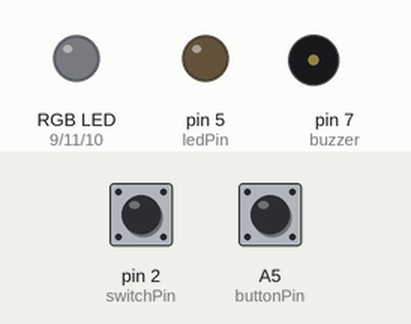
Simulated run of this sketch. Board: Arduino Uno, built with avr-gcc and run on an emulated ATmega328P. On the bench: an RGB LED mixed from three pins (HIGH = lit), output pins drawn as LEDs (lit = HIGH), buzzer (waves = sounding). The test bench sets the inputs (shaded band); at power-on: A5 (buttonPin) HIGH, pin 2 (switchPin) HIGH. What the sketch prints to the serial monitor is not drawn.

Above: at 1.2 s.
1.3 s: A5 (buttonPin) pulled LOW for 0.15 s
At 1.37 s:
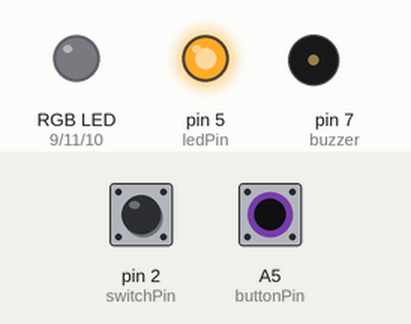
2.9 s: pin 2 (switchPin) pulled LOW for 0.15 s
At 4.3 s:
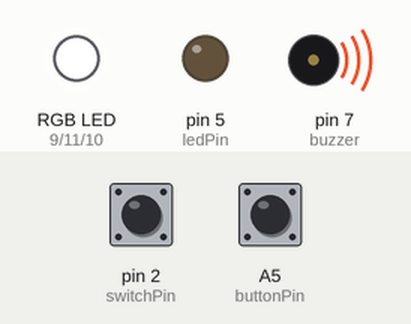
Timing chart, 0 to 5.9 s (numbered marks = the images above; inputs shaded):
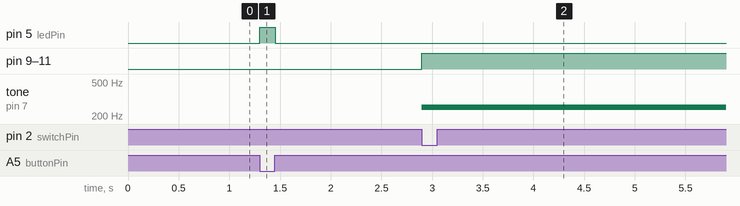

Measured:
- after the input at 1.3 s, pin 5 (ledPin): LOW → HIGH at once, → LOW 0.15 s later
- after the input at 2.9 s, pin 9 (redPin), pin 10 (bluePin), pin 11 (greenPin): LOW → HIGH at once; tone on pin 7 (buzzer): silent → 254 Hz at once

The sketch:

lilypad_Choose_Song_Color.ino
```cpp
#include "pitches_color.h"

//Deb's LilyPad board is "LilyPad Arduino"

// switch switches on/off
// button switches to the start of the next song
// idea: each song is a 2D array of notes with their color components
// [i][0] - is note at position i
// [i][1] - is duration at position i
// [i][2] - is red component at position i
// [i][3] - is green component at position i
// [i][4] - is blue component at position i

class Note {
  int pitch;    // the note's pitch to play
  int duration; // length to play note 0,2,4,8

  public:
  Note( int pitch, int duration ) {
    this->pitch = pitch;
    this->duration = duration;
  }
  int getPitch() { return pitch; }
  int getDuration() { return duration; }
};

class Song {
  int numNotes;     // the number of notes must match number of durations
  Note** notes;
  int currNote; // TODO: this should be a pointer to an int in the array

  public:
  Song(int n, int pitch[], int duration[]) {
    this->notes = new Note *[75];
    numNotes = 0;
    for (int i=0; i < n; i++ ) {
      Note* note = new Note(pitch[i],duration[i]);
      this->notes[numNotes++] = note;
    }
    this->currNote = 0;
  }

  ~Song() {
    for (int i=0; i < numNotes; i++) {
      delete notes[i];
    }
    delete [] notes;
  }
  int getNumNotes() { return numNotes; }
  Note* nextNote() {
    if (currNote >= numNotes) currNote = 0;
    return notes[currNote++];
  }
};

//button is on pinA5
int buttonPin = A5;

//the switch is on pin2
int switchPin = 2;

//the buzzer is on pin 7
int buzzer = 7;

//the led to light is on pin 5
int ledPin = 5;

// connect the tri-color pins
int redPin   =  9;  // R petal on RGB LED module connected to digital pin  9
int greenPin = 11;  // G petal on RGB LED module connected to digital pin 11
int bluePin  = 10;  // B petal on RGB LED module connected to digital pin 10

int jingle_bells_n = 64;
int jingle_bells_pitch[] = {
NOTE_FS5,NOTE_FS5,NOTE_FS5,0,
NOTE_FS5,NOTE_FS5,NOTE_FS5,0,
NOTE_FS5,NOTE_A5,NOTE_D5,NOTE_E5,
NOTE_FS5,0,0,0,

NOTE_G5,NOTE_G5,NOTE_G5,NOTE_G5,
NOTE_G5,NOTE_FS5,NOTE_FS5,NOTE_FS5,
NOTE_FS5,NOTE_E5,NOTE_E5,NOTE_E5,
NOTE_FS5,0,NOTE_A5,0,

NOTE_FS5,NOTE_FS5,NOTE_FS5,0,
NOTE_FS5,NOTE_FS5,NOTE_FS5,0,
NOTE_FS5,NOTE_A5,NOTE_D5,NOTE_E5,
NOTE_FS5,0,0,0,

NOTE_G5,NOTE_G5,NOTE_G5,NOTE_G5,
NOTE_G5,NOTE_FS5,NOTE_FS5,NOTE_FS5,
NOTE_A5,NOTE_A5,NOTE_G5,NOTE_E5,
NOTE_D5,0,0,0
};

// note durations: 4 = quarter note, 8 = eighth note, etc.:
int jingle_bells_duration[] = {
2,2,2,4,
2,2,2,4,
2,2,2,2,
2,4,4,4,

2,2,2,4,
2,2,2,4,
2,2,2,2,
2,4,4,4,

2,2,2,4,
2,2,2,4,
2,2,2,2,
2,4,4,4,

2,2,2,4,
2,2,2,4,
2,2,2,2,
2,4,4,4
};

int frozen_n = 75; // number of notes in frozen's letitgo
// we'll store all the notes for 'let it go' in a list:
int frozen_pitch[] = {
NOTE_F4, NOTE_G4, NOTE_GS4, NOTE_GS4, 0, NOTE_DS4, NOTE_DS4, NOTE_AS4, NOTE_AS4, 0, NOTE_GS4, NOTE_F4,

//Let it go -- let it go. -- Can't
NOTE_F4, NOTE_F4, NOTE_F4, NOTE_F4, NOTE_G4, NOTE_AS4, NOTE_AS4, 0, NOTE_F4, NOTE_G4, NOTE_GS4, NOTE_GS4, 0, NOTE_DS4,

NOTE_C5, NOTE_C5,
//hold it back an-y more--  Let it go -- let it go-----
NOTE_AS4, 0, NOTE_GS4, NOTE_AS4, NOTE_C5, NOTE_C5, NOTE_CS5, NOTE_C5, NOTE_AS4, NOTE_GS4, NOTE_AS4,

NOTE_GS4, 0,
//-- Turn a-way- and slam - the - door
NOTE_DS5, NOTE_C5, NOTE_C5, NOTE_C5, NOTE_AS4, 0, NOTE_GS4, NOTE_GS4, NOTE_DS5, NOTE_DS5, 0, NOTE_C5, NOTE_C5,

NOTE_GS4,
//I - don't care - What they're going to - say --
0, 0, NOTE_GS4, NOTE_GS4, NOTE_G4, 0, NOTE_DS4, NOTE_DS4, NOTE_DS4, 0, NOTE_CS4,
//-- let the storm rage on -- The
NOTE_CS4, NOTE_CS4, NOTE_C4, NOTE_CS4, NOTE_C4, NOTE_CS4, NOTE_CS4, NOTE_C4, NOTE_GS3,
//cold never bothered me anyway.
};

// note durations: 4 = quarter note, 8 = eighth note, etc.:
int frozen_duration[] = {
8, 8, 8, 2, 8, 8, 8, 8, 2, 4, 8, 8,
8, 8, 4, 8, 4, 8, 2, 8, 8, 8, 8, 2, 8, 8, 8, 8,
2, 8, 8, 8, 4, 4, 4, 8, 8, 8, 8, 4, 2, 2,
4, 8, 8, 4, 2, 4, 4, 4, 4, 8, 8, 4, 2,
4, 4, 8, 8, 4, 8, 8, 4, 1, 8, 8,
4, 8, 8, 8, 8, 8, 8, 8, 4};

int numSongs = 2;  // the number of songs to choose from
int songIndex = 0; // play the first song first
Song** song = new Song*[numSongs];       // array of songs { frozen, hotcrossbuns};
//TODO: check the actual size of this array
// 2x75x5x(2 bytes) = 150*5*2= 750*2= 1500k (must be well under 2k=may not have enough room for 1500k here)

int buttonValue = HIGH;  // unpressed, LOW is pressed

void setup() {
  Serial.begin(9600);

  // Tri-color
  pinMode(redPin, OUTPUT);    // sets the redPin to be an output
  pinMode(greenPin, OUTPUT);  // sets the greenPin to be an output
  pinMode(bluePin, OUTPUT);   // sets the bluePin to be an input

  //Button turns on LED5
  pinMode(ledPin, OUTPUT);       // sets the led to be an output
  pinMode(buttonPin, INPUT);     // set the button as an input
  digitalWrite(buttonPin, HIGH); // enable the pull-up resistor

  //Switch
  pinMode(switchPin, INPUT);     // set the button as an input
  digitalWrite(switchPin, HIGH); // enable the pull-up resistor

  //Buzzer
  pinMode(buzzer, OUTPUT);    // set the buzzer pins as outputs

  //Song list
  song[0] = new Song( jingle_bells_n, jingle_bells_pitch, jingle_bells_duration);
  //TODO: fix memory usage and references so that songs fit in memory
  //      and can be chosen by push button
  //song[1] = new Song(       frozen_n,       frozen_pitch,       frozen_duration);
  Serial.print("End of setup");
}

void loop() {
  //color(0,0,0); // turn color off

  //if the button is pressed, light LED (and switch song)
  if (digitalRead(buttonPin)==LOW) { // pressed
    //Serial.println("button pressed");
    songIndex = songIndex+1;
    if (songIndex >= numSongs) songIndex=0;
    Serial.print(songIndex);
    Serial.print(" ");
    digitalWrite(ledPin,HIGH);
  } else {
    digitalWrite(ledPin,LOW);
  }

  //if the switch is on, play the song once
  if(digitalRead(switchPin) == 0)
  {
    //for every note in the song, play it for the proper length and set the color
      //for (int thisNote = 0; thisNote < 8 ; thisNote++) {

      Note* note = (song[songIndex])->nextNote();

      // to calculate the note duration, take one second (1000)
      //divided by the note type.
      //e.g. quarter note = 1000 / 4, eighth note = 1000/8, etc.
      int noteDuration = 1000/note->getDuration();
      //color(note->getRed(),note->getGreen(),note->getBlue());
      color(note->getPitch());
      tone(buzzer, note->getPitch(), noteDuration);

      // to distinguish the notes, set a minimum time between them.
      // the note's duration + 20% seems to work well:
      int pauseBetweenNotes = noteDuration * 1.2;
      delay(pauseBetweenNotes);

      // stop the tone playing:
      noTone(buzzer);
      //}
  }

  // Turn the color off after the song stops
  //color(0,0,0);

}

//void color (unsigned char red, unsigned char green, unsigned char blue)   //the color generating function
void color(int pitch)
{
  //TODO: change this, this is a bad idea to store 3 ints for each node
  //      instead, look up the color for each note when playing the node
  //      more processing is required, but less memory is required for the note arrays
  int red = 0;      // red component of tri-color
  int green = 0;    // green component of tri-color
  int blue = 0;     // blue component of tri-color

    switch (pitch) {
      case NOTE_C1: case NOTE_C2: case NOTE_C3: case NOTE_C4:
      case NOTE_C5: case NOTE_C6: case NOTE_C7: case NOTE_C8:
        red = 255; green = 0; blue = 0; break; // C
      case NOTE_CS1: case NOTE_CS2: case NOTE_CS3: case NOTE_CS4:
      case NOTE_CS5: case NOTE_CS6: case NOTE_CS7: case NOTE_CS8:
        red = 204; green = 102; blue = 0; break; // CS
      case NOTE_D1: case NOTE_D2: case NOTE_D3: case NOTE_D4:
      case NOTE_D5: case NOTE_D6: case NOTE_D7: case NOTE_D8:
        red = 200; green = 50; blue = 0; break; // D
      case NOTE_DS1: case NOTE_DS2: case NOTE_DS3: case NOTE_DS4:
      case NOTE_DS5: case NOTE_DS6: case NOTE_DS7: case NOTE_DS8:
        red = 102; green = 24; blue = 0; break; // DS
      case NOTE_E1: case NOTE_E2: case NOTE_E3: case NOTE_E4:
      case NOTE_E5: case NOTE_E6: case NOTE_E7:
        red = 204; green = 150; blue = 0; break; // E
      case NOTE_F1: case NOTE_F2: case NOTE_F3: case NOTE_F4:
      case NOTE_F5: case NOTE_F6: case NOTE_F7:
        red = 128; green = 255; blue = 0; break; // F
      case NOTE_FS1: case NOTE_FS2: case NOTE_FS3: case NOTE_FS4:
      case NOTE_FS5: case NOTE_FS6: case NOTE_FS7:
        red = 0; green = 255; blue = 0; break; // FS
      case NOTE_G1: case NOTE_G2: case NOTE_G3: case NOTE_G4:
      case NOTE_G5: case NOTE_G6: case NOTE_G7:
        red = 0; green = 255; blue = 255; break; // G
      case NOTE_GS1: case NOTE_GS2: case NOTE_GS3: case NOTE_GS4:
      case NOTE_GS5: case NOTE_GS6: case NOTE_GS7:
        red = 0; green = 0; blue = 204; break; // GS
      case NOTE_A1: case NOTE_A2: case NOTE_A3: case NOTE_A4:
      case NOTE_A5: case NOTE_A6: case NOTE_A7:
        red = 0; green = 0; blue = 102; break; // A
      case NOTE_AS1: case NOTE_AS2: case NOTE_AS3: case NOTE_AS4:
      case NOTE_AS5: case NOTE_AS6: case NOTE_AS7:
        red = 102; green = 0; blue = 102; break; // AS
      case NOTE_B0: case NOTE_B1: case NOTE_B2: case NOTE_B3: case NOTE_B4:
      case NOTE_B5: case NOTE_B6: case NOTE_B7:
        red = 40; green = 0; blue = 40; break; // B
      //default:
      // no change
    }

     analogWrite(redPin, 255-red);
     analogWrite(greenPin, 255-green);
     analogWrite(bluePin, 255-blue);
}

//code adapted from http://www.instructables.com/id/Musical-Snow-Globe/
```

pitches_color.h
```cpp
/*************************************************
 * Public Constants
 *************************************************/
#define NO 0;
#define QTR 2;
#define HALF 4;
#define WHOLE 8;

#define NOTE_B0  31
#define NOTE_C1  33
#define NOTE_CS1 35
#define NOTE_D1  37
#define NOTE_DS1 39
#define NOTE_E1  41
#define NOTE_F1  44
#define NOTE_FS1 46
#define NOTE_G1  49
#define NOTE_GS1 52
#define NOTE_A1  55
#define NOTE_AS1 58
#define NOTE_B1  62
#define NOTE_C2  65
#define NOTE_CS2 69
#define NOTE_D2  73
#define NOTE_DS2 78
#define NOTE_E2  82
#define NOTE_F2  87
#define NOTE_FS2 93
#define NOTE_G2  98
#define NOTE_GS2 104
#define NOTE_A2  110
#define NOTE_AS2 117
#define NOTE_B2  123
#define NOTE_C3  131
#define NOTE_CS3 139
#define NOTE_D3  147
#define NOTE_DS3 156
#define NOTE_E3  165
#define NOTE_F3  175
#define NOTE_FS3 185
#define NOTE_G3  196
#define NOTE_GS3 208
#define NOTE_A3  220
#define NOTE_AS3 233
#define NOTE_B3  247
#define NOTE_C4  262
#define NOTE_CS4 277
#define NOTE_D4  294
#define NOTE_DS4 311
#define NOTE_E4  330
#define NOTE_F4  349
#define NOTE_FS4 370
#define NOTE_G4  392
#define NOTE_GS4 415
#define NOTE_A4  440
#define NOTE_AS4 466
#define NOTE_B4  494
#define NOTE_C5  523
#define NOTE_CS5 554
#define NOTE_D5  587
#define NOTE_DS5 622
#define NOTE_E5  659
#define NOTE_F5  698
#define NOTE_FS5 740
#define NOTE_G5  784
#define NOTE_GS5 831
#define NOTE_A5  880
#define NOTE_AS5 932
#define NOTE_B5  988
#define NOTE_C6  1047
#define NOTE_CS6 1109
#define NOTE_D6  1175
#define NOTE_DS6 1245
#define NOTE_E6  1319
#define NOTE_F6  1397
#define NOTE_FS6 1480
#define NOTE_G6  1568
#define NOTE_GS6 1661
#define NOTE_A6  1760
#define NOTE_AS6 1865
#define NOTE_B6  1976
#define NOTE_C7  2093
#define NOTE_CS7 2217
#define NOTE_D7  2349
#define NOTE_DS7 2489
#define NOTE_E7  2637
#define NOTE_F7  2794
#define NOTE_FS7 2960
#define NOTE_G7  3136
#define NOTE_GS7 3322
#define NOTE_A7  3520
#define NOTE_AS7 3729
#define NOTE_B7  3951
#define NOTE_C8  4186
#define NOTE_CS8 4435
#define NOTE_D8  4699
#define NOTE_DS8 4978


#define R_C  255
#define G_C  0
#define B_C  0

#define R_CS 204
#define G_CS 102
#define B_CS 0

#define R_D  200
#define G_D  50
#define B_D  0

#define R_DS 102
#define G_DS 24
#define B_DS 0


#define R_E  204
#define G_E  150
#define B_E  0

#define R_F  128
#define G_F  204
#define B_F  0

#define R_FS 0
#define G_FS 204
#define B_FS 0

#define R_G  0
#define G_G  100
#define B_G  0


#define R_GS 0
#define G_GS 0
#define B_GS 204

#define R_A  0
#define G_A  0
#define B_A  102

#define R_AS 102
#define G_AS 0
#define B_AS 102

#define R_B  40
#define G_B  0
#define B_B  40
```
